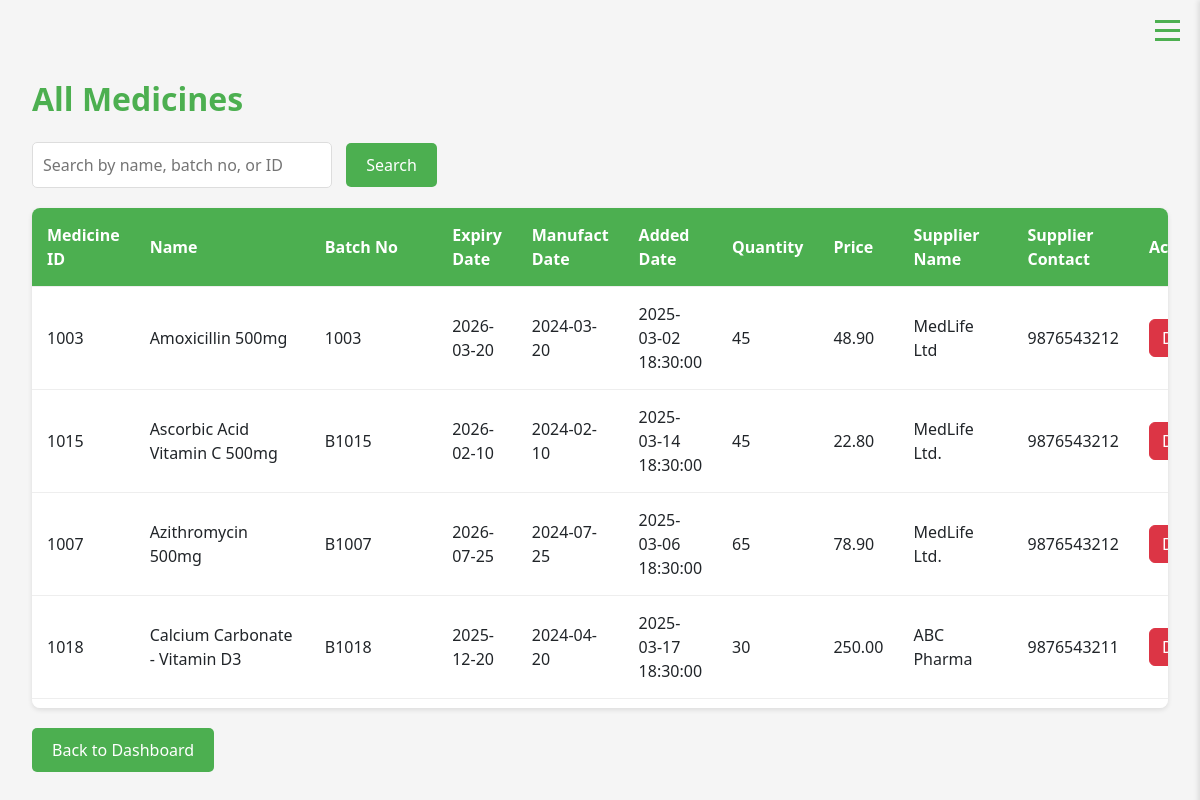
The app's page /view_medicines.php (signed in) with its own data.
### tables this page shows
CREATE TABLE `stock` (
  `medicine_id` int(11) NOT NULL,
  `medicine_name` varchar(255) NOT NULL,
  `batch_no` varchar(50) NOT NULL,
  `quantity` int(11) NOT NULL CHECK (`quantity` >= 0),
  `price_per_unit` decimal(10,2) NOT NULL CHECK (`price_per_unit` >= 0),
  `manufacture_date` date NOT NULL,
  `expiry_date` date NOT NULL,
  `added_date` timestamp NOT NULL DEFAULT current_timestamp(),
  `supplier_name` varchar(255) DEFAULT NULL,
  `supplier_contact` varchar(50) DEFAULT NULL
);

### view_medicines.php (the view, shortened to what this page needs)
<?php
$conn = new mysqli("localhost", "root", "", "pharmastock");
$search = '';
if (isset($_GET['search'])) {
    $search = $_GET['search'];
    $query = "SELECT *,
              CASE
                WHEN medicine_name = ? OR batch_no = ? OR medicine_id = ? THEN 0
                ELSE 1
              END as match_order
              FROM stock
              WHERE medicine_name LIKE ? OR batch_no LIKE ? OR medicine_id LIKE ?
              ORDER BY match_order, medicine_name";
    $stmt = $conn->prepare($query);
    $exactTerm = $search;
    $searchTerm = "%$search%";
    $stmt->bind_param("ssssss", $exactTerm, $exactTerm, $exactTerm, $searchTerm, $searchTerm, $searchTerm);
    $stmt->execute();
    $result = $stmt->get_result();
} else {
    $query = "SELECT * FROM stock ORDER BY medicine_name";
    $result = $conn->query($query);
}
?>
<!DOCTYPE html>
<html lang="en">
<head>
    <link href="https://cdn.jsdelivr.net/npm/bootstrap@5.3.0/dist/css/bootstrap.min.css" rel="stylesheet">
</head>
<body>
    <div class="menu-toggle">
        <div class="menu-line"></div>
        <div class="menu-line"></div>
        <div class="menu-line"></div>
    </div>
    <div class="container mt-5">
        <h2>All Medicines</h2>
        <form class="search-form" method="GET">
            <input type="text" name="search" placeholder="Search by name, batch no, or ID" value="<?php echo htmlspecialchars($search); ?>">
            <button type="submit">Search</button>
        </form>
        <div class="table-container">
            <table>
                <tr>
                <th>Medicine ID</th>
                    <th>Name</th>
                    <th>Batch No</th>
                    <th>Expiry  Date</th>
                    <th>Manufact Date</th>
                    <th>Added Date</th>
                    <th>Quantity</th>
                    <th>Price</th>
                    <th>Supplier Name</th>
                    <th>Supplier Contact</th>
                    <th>Action</th>
                </tr>
                <?php while ($row = $result->fetch_assoc()) { ?>
                    <tr>
                    <td><?php echo htmlspecialchars($row['medicine_id']); ?></td>
                        <td><?php echo htmlspecialchars($row['medicine_name']); ?></td>
                        <td><?php echo htmlspecialchars($row['batch_no']); ?></td>
                        <td><?php echo htmlspecialchars($row['expiry_date']); ?></td>
                        <td><?php echo htmlspecialchars($row['manufacture_date']); ?></td>
                        <td><?php echo htmlspecialchars($row['added_date']); ?></td>
                        <td><?php echo htmlspecialchars($row['quantity']); ?></td>
                        <td><?php echo htmlspecialchars($row['price_per_unit']); ?></td>
                        <td><?php echo htmlspecialchars($row['supplier_name']); ?></td>
                        <td><?php echo htmlspecialchars($row['supplier_contact']); ?></td>
                        <td>
                            <form method="post" onsubmit="return confirm('Are you sure you want to delete this medicine?');">
                                <button type="submit" class="btn btn-danger">Delete</button>
                            </form>
                        </td>
                    </tr>
                <?php } ?>
            </table>
        </div>
        <a href="dashboard.php" class="btn btn-dashboard">Back to Dashboard</a>
    </div>
</body>
</html>

### view_medicines.php (style rules this page uses)
.table-container { max-height: 500px; overflow-y: auto; margin-top: 20px; box-shadow: 0 2px 5px rgba(0,0,0,0.1); background: white; border-radius: 8px; }
table { width: 100%; border-collapse: collapse; }
th { position: sticky; top: 0; background-color: #4CAF50; color: white; font-weight: bold; z-index: 1; }
th, td { padding: 15px; text-align: left; border-bottom: 1px solid #eee; }
.container { padding: 2rem; max-width: 1200px; margin: 0 auto; }
h2 { color: #4CAF50; margin-bottom: 1.5rem; font-weight: bold; }
body { background-color: #f5f5f5; }
.menu-toggle { position: fixed; top: 20px; right: 20px; cursor: pointer; z-index: 1001; display: flex; flex-direction: column; gap: 6px; }
.menu-line { width: 25px; height: 3px; background: #4CAF50; transition: all 0.3s ease; }
.btn-dashboard { background: #4CAF50; color: white; padding: 10px 20px; border: none; border-radius: 5px; margin-top: 20px; cursor: pointer; transition: all 0.3s ease; }
.search-form { margin-bottom: 20px; }
.search-form input { padding: 10px; border: 1px solid #ddd; border-radius: 5px; width: 300px; margin-right: 10px; }
.search-form button { padding: 10px 20px; background: #4CAF50; color: white; border: none; border-radius: 5px; cursor: pointer; }

### records on screen
stock: medicine_id "1003", medicine_name "Amoxicillin 500mg", batch_no "1003", expiry_date "2026-03-20", manufacture_date "2024-03-20", added_date "2025-03-02 18:30:00", quantity "45", price_per_unit "48.90", supplier_name "MedLife Ltd", supplier_contact "9876543212"
stock: medicine_id "1015", medicine_name "Ascorbic Acid Vitamin C 500mg", batch_no "B1015", expiry_date "2026-02-10", manufacture_date "2024-02-10", added_date "2025-03-14 18:30:00", quantity "45", price_per_unit "22.80", supplier_name "MedLife Ltd.", supplier_contact "9876543212"
stock: medicine_id "1007", medicine_name "Azithromycin 500mg", batch_no "B1007", expiry_date "2026-07-25", manufacture_date "2024-07-25", added_date "2025-03-06 18:30:00", quantity "65", price_per_unit "78.90", supplier_name "MedLife Ltd.", supplier_contact "9876543212"
stock: medicine_id "1018", medicine_name "Calcium Carbonate - Vitamin D3", batch_no "B1018", expiry_date "2025-12-20", manufacture_date "2024-04-20", added_date "2025-03-17 18:30:00", quantity "30", price_per_unit "250.00", supplier_name "ABC Pharma", supplier_contact "9876543211"
